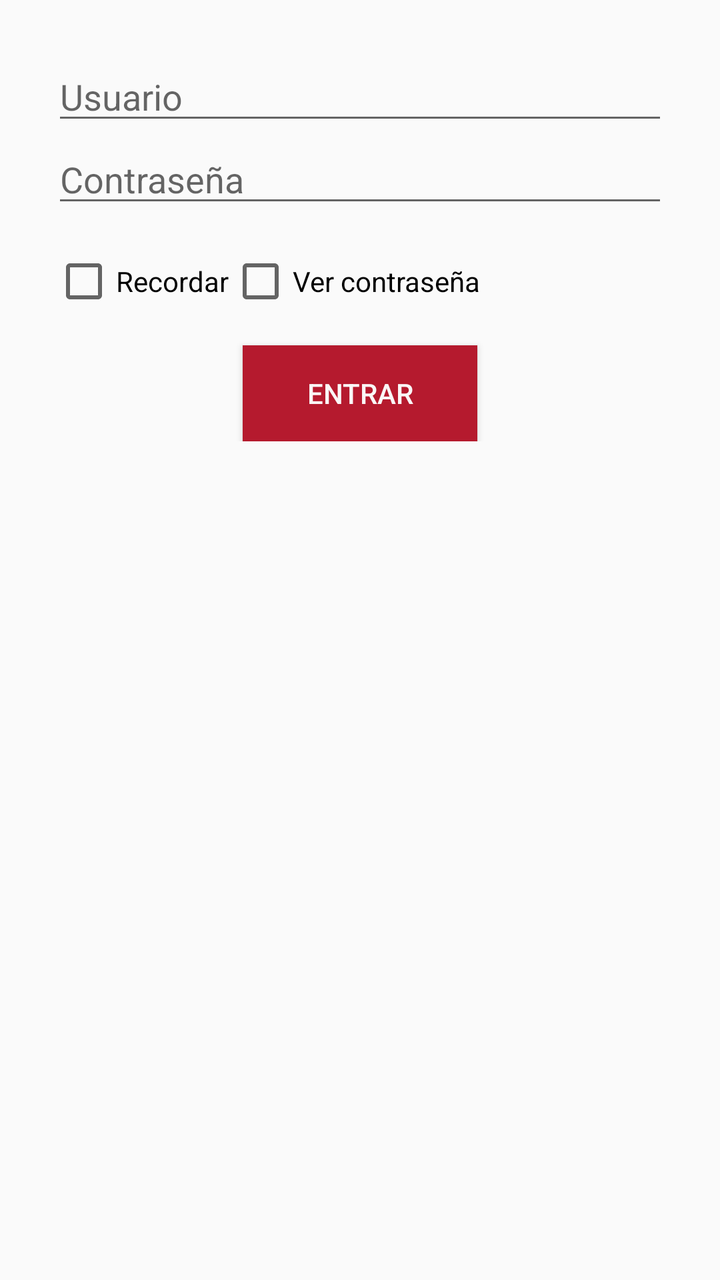
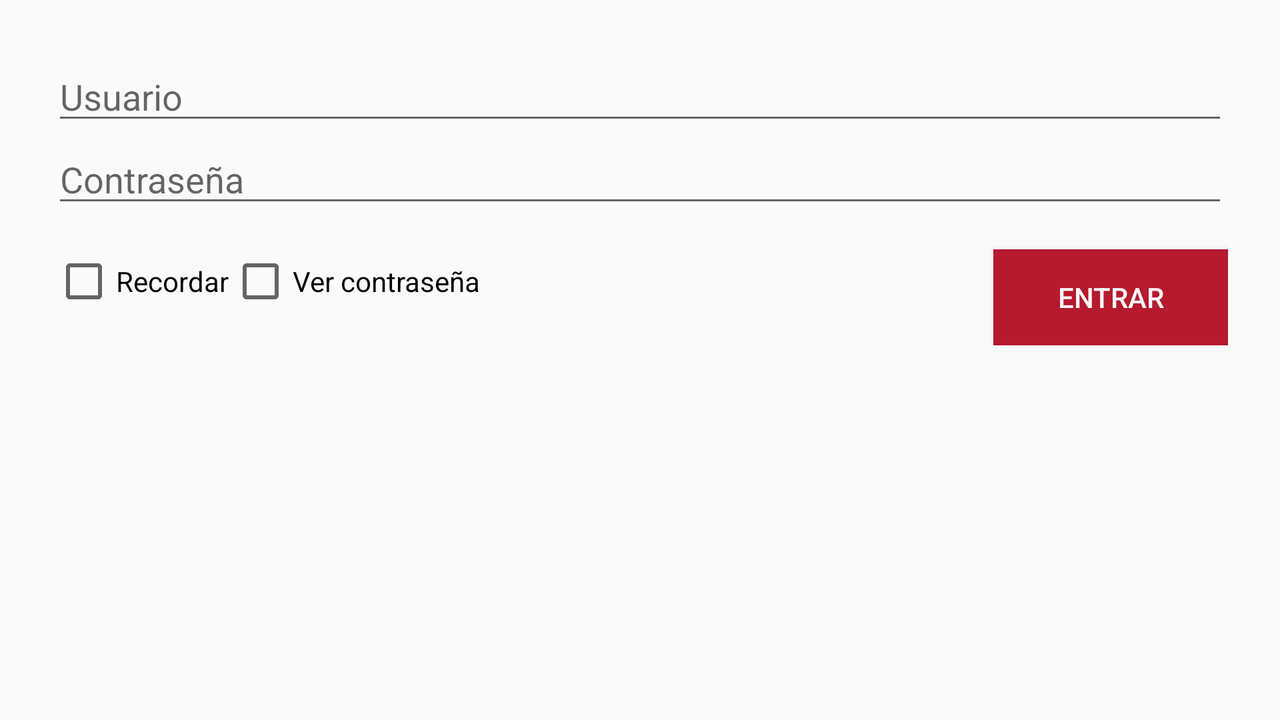

Two renders of one Android screen. The first uses the default layout on a phone; the second uses the alternative layout the repository ships for a different screen configuration, on a matching device. The two XML files are below.
<!-- AndroidManifest.xml: application theme AppThemeBase -->
<!-- res/layout/layout_log.xml -->
<RelativeLayout 
    xmlns:android="http://schemas.android.com/apk/res/android"
    xmlns:tools="http://schemas.android.com/tools"
    android:layout_width="match_parent"
    android:layout_height="match_parent"
    android:paddingBottom="@dimen/activity_vertical_margin"
    android:paddingLeft="@dimen/activity_horizontal_margin"
    android:paddingRight="@dimen/activity_horizontal_margin"
    android:paddingTop="@dimen/activity_vertical_margin"
    tools:context="prince.app.ccm.Activity_Authenticate" >

    

    
    <ScrollView
        android:id="@+id/login_form"
        android:layout_width="match_parent"
        android:layout_height="match_parent">

        <RelativeLayout
            android:layout_width="match_parent"
            android:layout_height="wrap_content"
            android:padding="16dp" >

            <EditText
                android:id="@+id/username"
                android:layout_width="match_parent"
                android:layout_height="wrap_content"
                android:hint="@string/prompt_username"
                android:maxLines="1"
                android:singleLine="true" />

            <EditText
                android:id="@+id/password"
                android:layout_below="@+id/username"
                android:layout_width="match_parent"
                android:layout_height="wrap_content"
                android:hint="@string/prompt_password"
                android:imeActionId="@+id/user_login"
                android:imeActionLabel="@string/action_sign_in_short"
                android:imeOptions="actionUnspecified"
                android:inputType="textPassword"
                android:maxLines="1"
                android:singleLine="true" />

                <CheckBox
                    android:id="@+id/box_remember"
                    android:layout_below="@+id/password"
                    android:layout_width="wrap_content"
                    android:layout_height="wrap_content"
                    android:layout_alignParentLeft="true"
                    android:layout_alignParentStart="true"
                    android:text="@string/action_remember"
                    android:layout_marginTop="16dp"
                    android:textColor="#000000" />

                <CheckBox
                    android:id="@+id/box_reveal"
                    android:layout_below="@+id/password"
                    android:layout_width="wrap_content"
                    android:layout_height="wrap_content"
                    android:layout_alignParentRight="true"
                    android:layout_alignParentEnd="true"
                    android:layout_toRightOf="@+id/box_remember"
                    android:layout_toEndOf="@+id/box_remember"
                    android:layout_marginTop="16dp"
                    android:text="@string/action_reveal" />

                <Button
                    android:id="@+id/sign_in_button"
                    android:layout_width="wrap_content"
                    android:layout_height="wrap_content"
                    android:layout_alignParentBottom="true"
                    android:layout_centerHorizontal="true"
                    android:layout_below="@+id/box_reveal"
                    android:layout_marginTop="16dp"
                    android:background="#b51a2e"
                    android:paddingLeft="32dp"
                    android:paddingRight="32dp"
                    android:text="@string/action_login"
                    android:textColor="#faf7f7" />
            
        </RelativeLayout>

    </ScrollView>

    <ProgressBar
        android:id="@+id/login_progress"
        style="?android:attr/progressBarStyleLarge"
        android:layout_width="wrap_content"
        android:layout_height="wrap_content"
        android:layout_centerHorizontal="true"
        android:layout_centerVertical="true" 
        android:visibility="gone"/>

</RelativeLayout>
<!-- resources referenced by this layout -->
<resources>
  <dimen name="activity_horizontal_margin">10dp</dimen>
  <dimen name="activity_vertical_margin">10dp</dimen>
  <string name="action_login">Entrar</string>
  <string name="action_remember">Recordar</string>
  <string name="action_reveal">Ver contraseña</string>
  <string name="action_sign_in_short">Sign in</string>
  <string name="prompt_password">Contraseña</string>
  <string name="prompt_username">Usuario</string>
  <!-- from res/values-v21/ -->
  <style name="AppThemeBase" parent="Theme.AppCompat.Light.DarkActionBar">
          <item name="android:colorPrimary">@color/colorPrimary_500</item>
      	<item name="android:colorPrimaryDark">@color/colorPrimary_700</item>
      	<item name="android:colorAccent">@color/colorPrimaryAccent</item>
      </style>
</resources>
<!-- res/layout-land/layout_log.xml (the repository's variant of the layout above) -->
<!-- drawn on the phone turned sideways -->
<RelativeLayout 
    xmlns:android="http://schemas.android.com/apk/res/android"
    xmlns:tools="http://schemas.android.com/tools"
    android:layout_width="match_parent"
    android:layout_height="match_parent"
    android:paddingBottom="@dimen/activity_vertical_margin"
    android:paddingLeft="@dimen/activity_horizontal_margin"
    android:paddingRight="@dimen/activity_horizontal_margin"
    android:paddingTop="@dimen/activity_vertical_margin"
    tools:context="prince.app.ccm.Activity_Log" >

    

    
    <ScrollView
        android:id="@+id/login_form"
        android:layout_width="match_parent"
        android:layout_height="match_parent">

        <RelativeLayout
            android:layout_width="match_parent"
            android:layout_height="wrap_content"
            android:padding="16dp" >

            <EditText
                android:id="@+id/username"
                android:layout_width="match_parent"
                android:layout_height="wrap_content"
                android:hint="@string/prompt_username"
                android:maxLines="1"
                android:singleLine="true" />

            <EditText
                android:id="@+id/password"
                android:layout_below="@+id/username"
                android:layout_width="match_parent"
                android:layout_height="wrap_content"
                android:hint="@string/prompt_password"
                android:imeActionId="@+id/user_login"
                android:imeActionLabel="@string/action_sign_in_short"
                android:imeOptions="actionUnspecified"
                android:inputType="textPassword"
                android:maxLines="1"
                android:singleLine="true" />

                <CheckBox
                    android:id="@+id/box_remember"
                    android:layout_below="@+id/password"
                    android:layout_width="wrap_content"
                    android:layout_height="wrap_content"
                    android:layout_alignParentLeft="true"
                    android:layout_alignParentStart="true"
                    android:text="@string/action_remember"
                    android:layout_marginTop="16dp"
                    android:textColor="#000000" />

                <CheckBox
                    android:id="@+id/box_reveal"
                    android:layout_below="@+id/password"
                    android:layout_width="wrap_content"
                    android:layout_height="wrap_content"
                    android:layout_alignParentRight="true"
                    android:layout_alignParentEnd="true"
                    android:layout_toRightOf="@+id/box_remember"
                    android:layout_toEndOf="@+id/box_remember"
                    android:layout_marginTop="16dp"
                    android:text="@string/action_reveal" />

                <Button
                    android:id="@+id/sign_in_button"
                    android:layout_width="wrap_content"
                    android:layout_height="wrap_content"
                    android:layout_alignRight="@+id/box_reveal"
                    android:layout_alignEnd="@+id/box_reveal"
                    android:layout_alignTop="@+id/box_reveal"
                    android:background="#b51a2e"
                    android:paddingLeft="32dp"
                    android:paddingRight="32dp"
                    android:text="@string/action_login"
                    android:textColor="#faf7f7" />
            
        </RelativeLayout>

    </ScrollView>

    <ProgressBar
        android:id="@+id/login_progress"
        style="?android:attr/progressBarStyleLarge"
        android:layout_width="wrap_content"
        android:layout_height="wrap_content"
        android:layout_centerHorizontal="true"
        android:layout_centerVertical="true" 
        android:visibility="gone"/>

</RelativeLayout>
